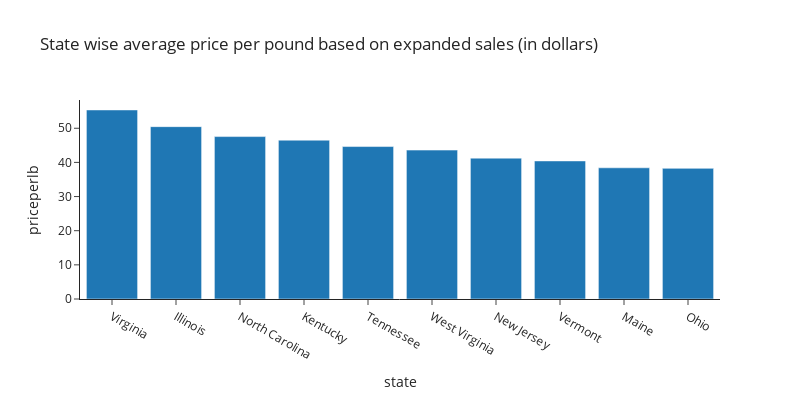

Notebook code for this chart:
### Markdown cell above
Virginia is producing the costliest honey on an average basis. Let's create a barplot using plotly and add a line indicating the overall mean of the price per pounds of honey to get a better representation.

### Code cell
#Creating a bar chart using plotly to show the top 10 states
fig = px.bar(top10_price, x="state", y="priceperlb", 
                   title ="State wise average price per pound based on expanded sales (in dollars)",
                   width = 800, height = 400,
                   template="simple_white")
fig.show()

### Figure 1 — Plotly figure (JSON) as saved in the notebook; plotly's stock layout.template omitted (floating-point values rounded to 4 significant figures)
{"data": [{"alignmentgroup": "True", "hovertemplate": "state=%{x}<br>priceperlb=%{y}<extra></extra>", "legendgroup": "", "marker": {"color": "#1F77B4", "pattern": {"shape": ""}}, "name": "", "offsetgroup": "", "orientation": "v", "showlegend": false, "textposition": "auto", "type": "bar", "x": ["Virginia", "Illinois", "North Carolina", "Kentucky", "Tennessee", "West Virginia", "New Jersey", "Vermont", "Maine", "Ohio"], "xaxis": "x", "y": [55.36, 50.47, 47.56, 46.51, 44.64, 43.61, 41.25, 40.43, 38.42, 38.26], "yaxis": "y"}], "layout": {"barmode": "relative", "height": 400, "legend": {"tracegroupgap": 0}, "title": {"text": "State wise average price per pound based on expanded sales (in dollars)"}, "width": 800, "xaxis": {"anchor": "y", "domain": [0, 1], "title": {"text": "state"}}, "yaxis": {"anchor": "x", "domain": [0, 1], "title": {"text": "priceperlb"}}}}
